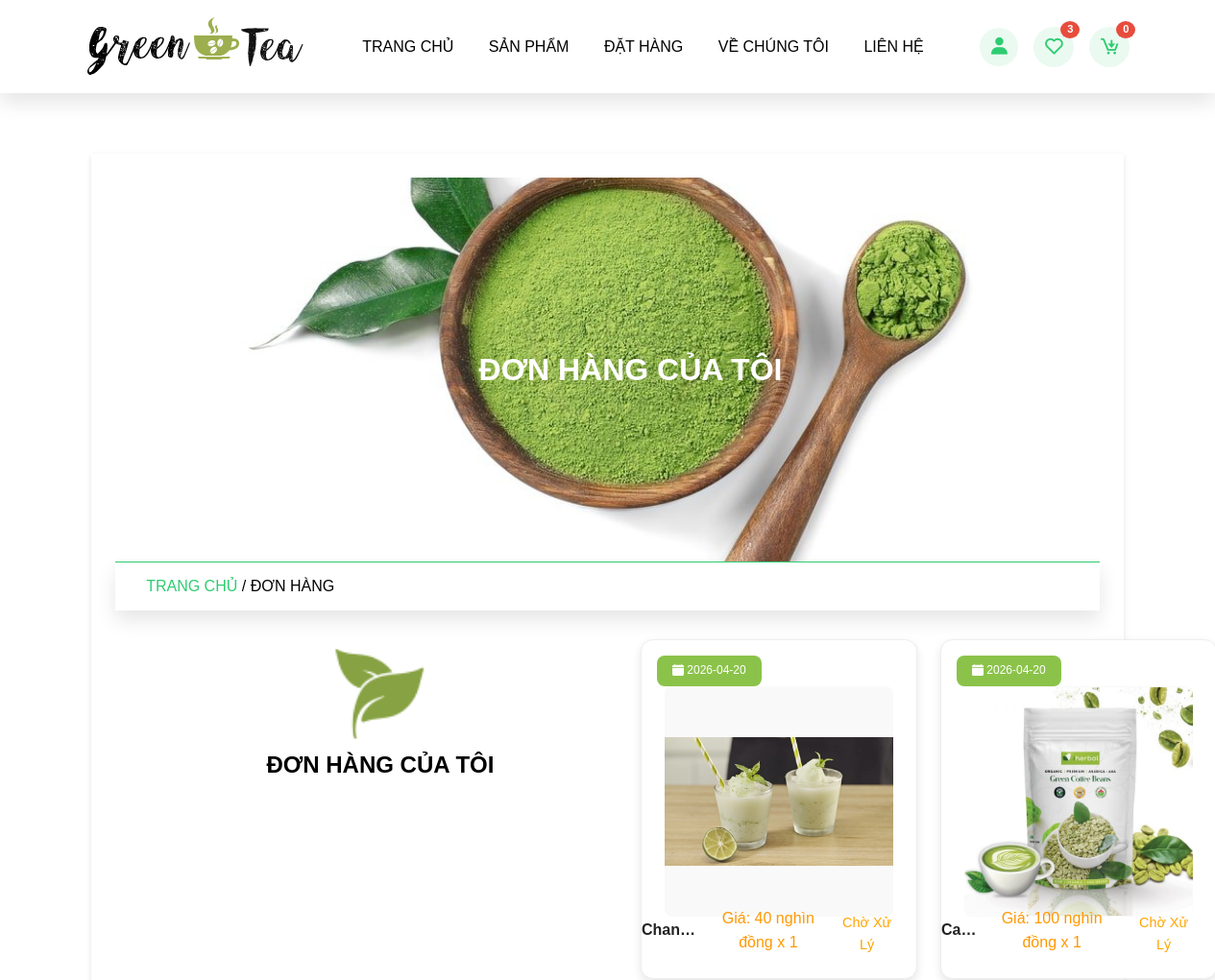
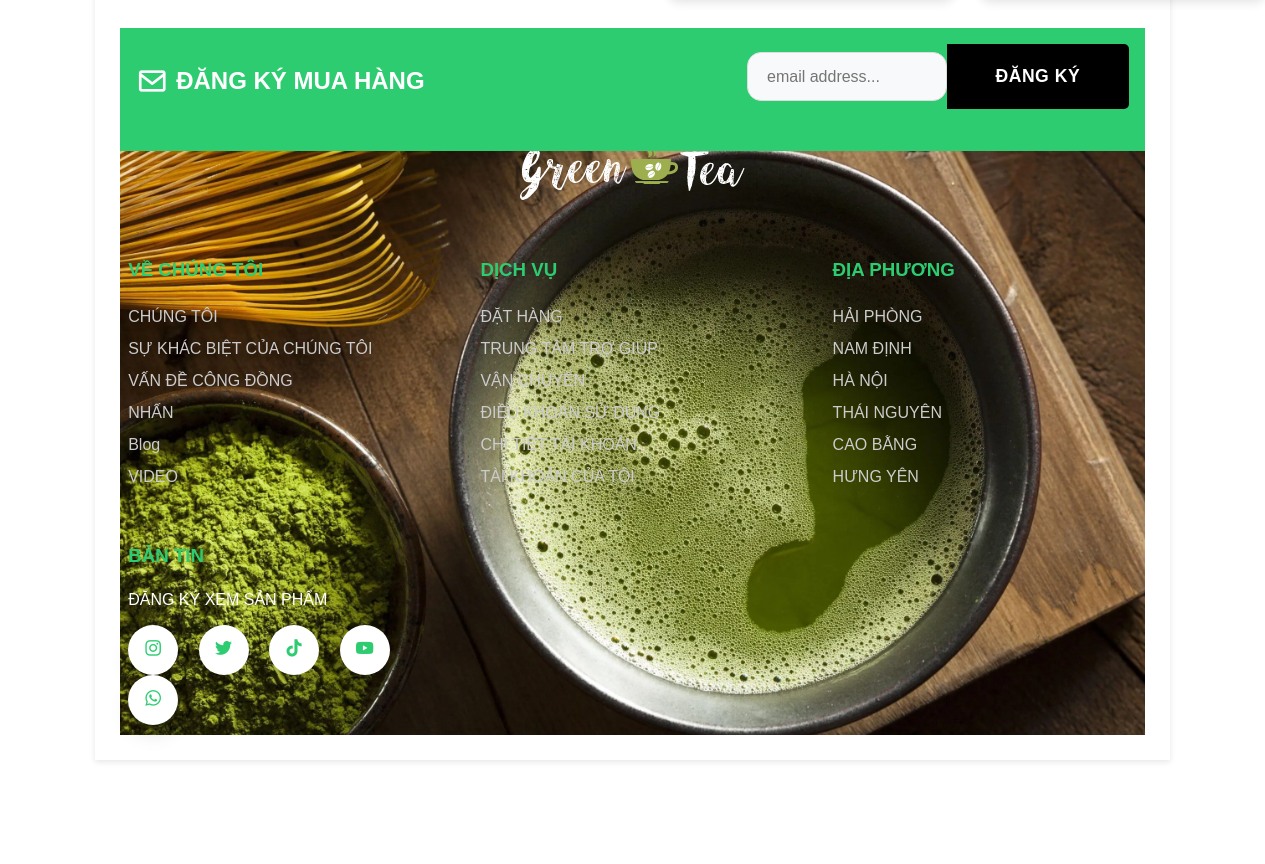
/order.php (signed in), run on the app's committed database (2 pictures, top to bottom).
### tables this page shows
CREATE TABLE `dathang` (
  `id` varchar(20) NOT NULL,
  `user_id` varchar(50) NOT NULL,
  `Name` varchar(100) NOT NULL,
  `DienThoai` int(11) NOT NULL,
  `Email` varchar(100) NOT NULL,
  `address` varchar(100) NOT NULL,
  `address_type` varchar(10) NOT NULL,
  `method` varchar(50) NOT NULL,
  `product_id` varchar(20) NOT NULL,
  `Giaban` decimal(50,3) NOT NULL,
  `qty` varchar(2) NOT NULL,
  `date` date NOT NULL,
  `Trangthai` varchar(50) NOT NULL,
  `payment_status` varchar(100) NOT NULL
);

CREATE TABLE `sanpham` (
  `id` varchar(2) NOT NULL,
  `Name` varchar(20) NOT NULL,
  `Giaban` decimal(10,3) NOT NULL,
  `image` varchar(255) NOT NULL,
  `product_detail` varchar(1000) NOT NULL,
  `Trangthai` varchar(100) NOT NULL
);

### order.php (the view, shortened to what this page needs)
<?php
include 'components/connection.php';
?>
<!DOCTYPE html>
<html lang="en">
<head>
    <link rel="stylesheet" href="https://cdn.jsdelivr.net/npm/bootstrap-icons@1.10.3/font/bootstrap-icons.css">
    <link href="https://unpkg.com/boxicons@2.1.4/css/boxicons.min.css" rel="stylesheet">
</head>
<body>
<?php include 'components/header.php'; ?>
<div class="main">
    <div class="banner">
        <h1>Đơn hàng của tôi</h1>
    </div>
    <div class="title2">
        <a href="home.php">Trang chủ</a><span> / Đơn hàng</span>
    </div>
    <section class="order">
        <div class="box-container">
            <div class="title">
                <img src="img/download.png" class="logo">
                <h1>Đơn hàng của tôi</h1>
            </div>
            <div class="box-container">
            <?php
            $select_dathang = $conn->prepare("
                SELECT * FROM dathang
                WHERE user_id = ?
                ORDER BY date DESC
            ");
            $select_dathang->execute([$user_id]);
            if ($select_dathang->rowCount() > 0) {
                while ($fetch_order = $select_dathang->fetch(PDO::FETCH_ASSOC)) {
                    $select_product = $conn->prepare("
                        SELECT * FROM sanpham WHERE id = ?
                    ");
                    $select_product->execute([$fetch_order['product_id']]);
                    if ($fetch_product = $select_product->fetch(PDO::FETCH_ASSOC)) {
                        $price = (!empty($fetch_order['Giaban']) && $fetch_order['Giaban'] > 0)
                            ? $fetch_order['Giaban']
                            : $fetch_product['Giaban'];
            ?>
                <div class="box" <?= ($fetch_order['Trangthai'] == 'hủy bỏ') ? 'style="border:2px solid red;"' : ''; ?>>
                    <a href="view_order.php?get_id=<?= $fetch_order['id']; ?>">
                        <p class="date">
                            <i class="bi bi-calendar-fill"></i>
                            <span><?= $fetch_order['date']; ?></span>
                        </p>
                        <img src="img/<?= $fetch_product['image']; ?>" class="image">
                        <div class="row">
                            <h3 class="name"><?= $fetch_product['Name']; ?></h3>
                            <p class="price">
                                Giá: <?= number_format($price, 0, ',', '.'); ?> nghìn đồng
                                x <?= $fetch_order['qty']; ?>
                            </p>
                            <p class="status" style="color:
                                <?php
                                if ($fetch_order['Trangthai'] == 'Đã giao hàng') {
                                    echo 'green';
                                } elseif ($fetch_order['Trangthai'] == 'hủy bỏ') {
                                    echo 'red';
                                } else {
                                    echo 'orange';
                                }
                                ?>">
                                <?= $fetch_order['Trangthai']; ?>
                            </p>
                        </div>
                    </a>
                </div>
            <?php
                    }
                }
            } else {
                echo '<p class="empty">Bạn chưa có đơn hàng nào!</p>';
            }
            ?>
            </div>
        </div>
    </section>
    <?php include 'components/footer.php'; ?>
</div>
</body>
</html>

### data on the page
dathang: date "2026-04-20", sanpham.image (picture), sanpham.Name "Chan…", Giaban "40", qty "1", Trangthai "Chờ Xử Lý"
dathang: date "2026-04-20", sanpham.image (picture), sanpham.Name "Ca…", Giaban "100", qty "1", Trangthai "Chờ Xử Lý"

### other printed values
$total_wishlist_items "3"
$total_cart_items "0"
